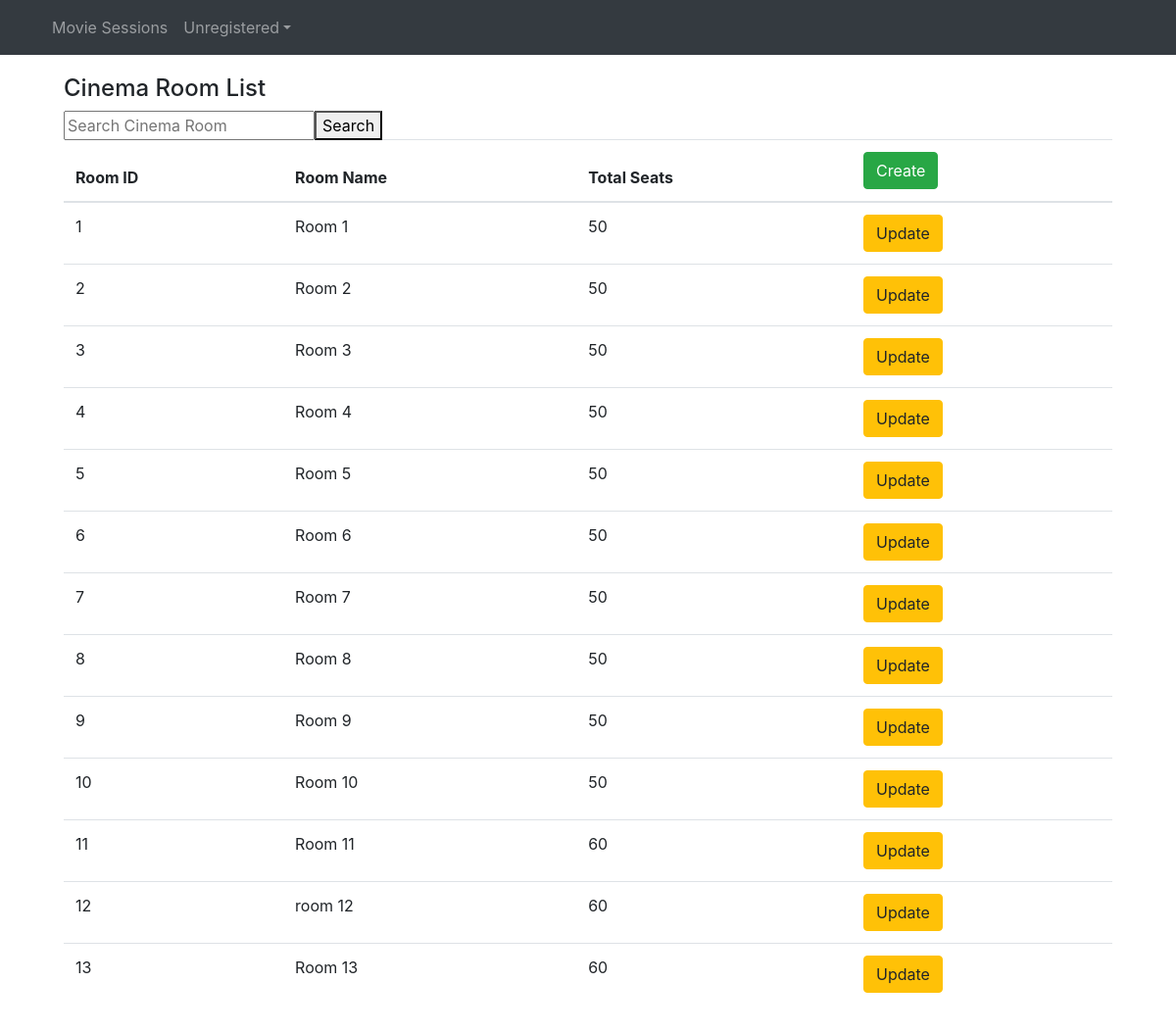
The page /cinema_room_list/ on the database as committed earlier.
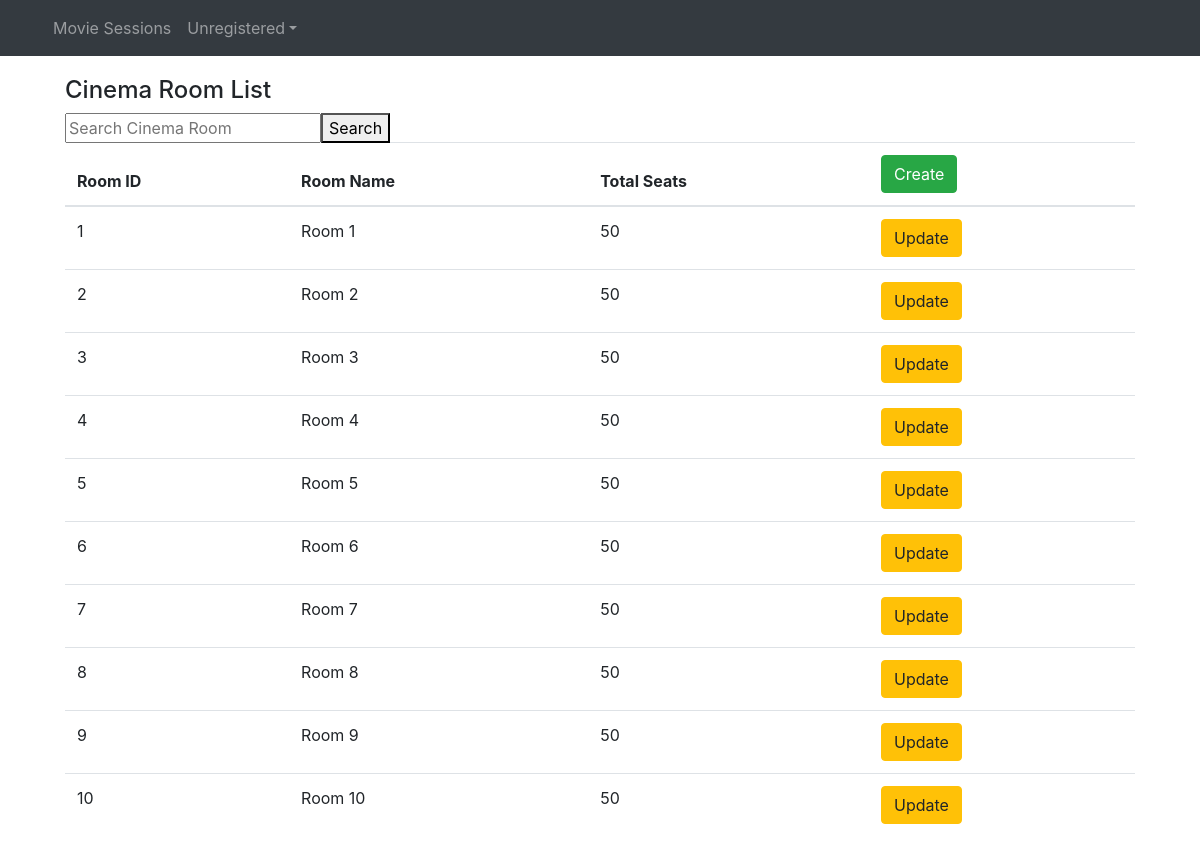
The same page on the database as committed later.
### main/models.py (models this page shows, shortened)
class CinemaRoom(models.Model):
    room_id = models.AutoField(primary_key=True, auto_created=True, null=False)
    room_name = models.CharField(max_length=20, default="Room 1")
    total_seat = models.IntegerField(default=100)

### manager/views.py (the view)
# urls.py: path('cinema_room_list/', views.cinema_room_list, name='cinema_room_list'),
def cinema_room_list(request):
    query = request.GET.get('q')
    if query:
        cinema_rooms = CinemaRoom.objects.filter(room_name__icontains=query)
    else:
        cinema_rooms = CinemaRoom.objects.all()
    return render(request, 'cinema_room_list.html', {'cinema_rooms': cinema_rooms})

### manager/context_processors.py (called while the page is built)
def view_username(request):
    if request.user.is_authenticated:
        username = request.user.username
    else:
        username = "Unregistered"
    return {'current_user': username}

### manager/templates/cinema_room_list.html
{% extends "base.html" %}
{% block content %}
<div class="card-body">
    <h4>Cinema Room List</h4>
    <table class="table">
        <thead>
            <tr>
                <form method="get">
                    <input type="text" name="q" placeholder="Search Cinema Room" value="{{ query }}">
                    <button type="submit">Search</button>
                </form>
            </tr>
            <tr>
				<th scope="col">Room ID</th>
                <th scope="col">Room Name</th>
                <th scope="col">Total Seats</th>
                <th scope="col"><a type="button" class="btn btn-success" href="{%url 'cinema_room_create' %}">Create</a></th>
            </tr>
        </thead>
        <tbody>
            {% for cinema_room in cinema_rooms %}
            <tr>
                <td>{{ cinema_room.room_id }}</td>
                <td>{{ cinema_room.room_name }}</td>
                <td>{{ cinema_room.total_seat}}</td>
                <td><a type="button" class="btn btn-warning" href="/cinema_room_update/{{ cinema_room.room_id }}">Update</a>
                </td>
            </tr>
            {% endfor %}
        </tbody>
    </table>
</div>
{% endblock %}

### manager/templates/base.html (shortened to what this page needs)
<!DOCTYPE html>
{% load static %}
<html lang="en">
    <head>
        <link href="{% static 'css/bootstrap.min.css' %}" rel="stylesheet">
        <link href="https://getbootstrap.com/docs/4.0/examples/navbars/navbar.css" rel="stylesheet">
    </head>
    <body>
        {% include 'navbar.html' %}
        <div class="container">
            {% block content %}
            {% endblock %}
        </div>
    </body>
</html>

### manager/templates/navbar.html (shortened to what this page needs)
{% load static %}
<nav class="navbar navbar-expand-lg navbar-dark bg-dark">
    <div class="container">
        <div class="collapse navbar-collapse" id="navbarsExample07">
          <ul class="navbar-nav mr-auto">
              {% if user.user_type_id == 2 or 3 %}
			        <li {% if request.path == '/movie_session_list/' %} class="nav-item active"{% else %} class="nav-item" {% endif %}>
                <a class="nav-link" href="{% url 'movie_session_list' %}">Movie Sessions</a>
			        </li>
              {% endif %}
              <li class="nav-item dropdown">
                <a class="nav-link dropdown-toggle" href="#" id="dropdown07" data-toggle="dropdown" aria-haspopup="true" aria-expanded="false">{{ current_user }}</a>
            </li>
          </ul>
        </div>
    </div>
</nav>

Rows that differ between the two databases and show on the page:
removed CinemaRoom: room_id "11", room_name "Room 11", total_seat "60"
removed CinemaRoom: room_id "12", room_name "room 12", total_seat "60"
removed CinemaRoom: room_id "13", room_name "Room 13", total_seat "60"
